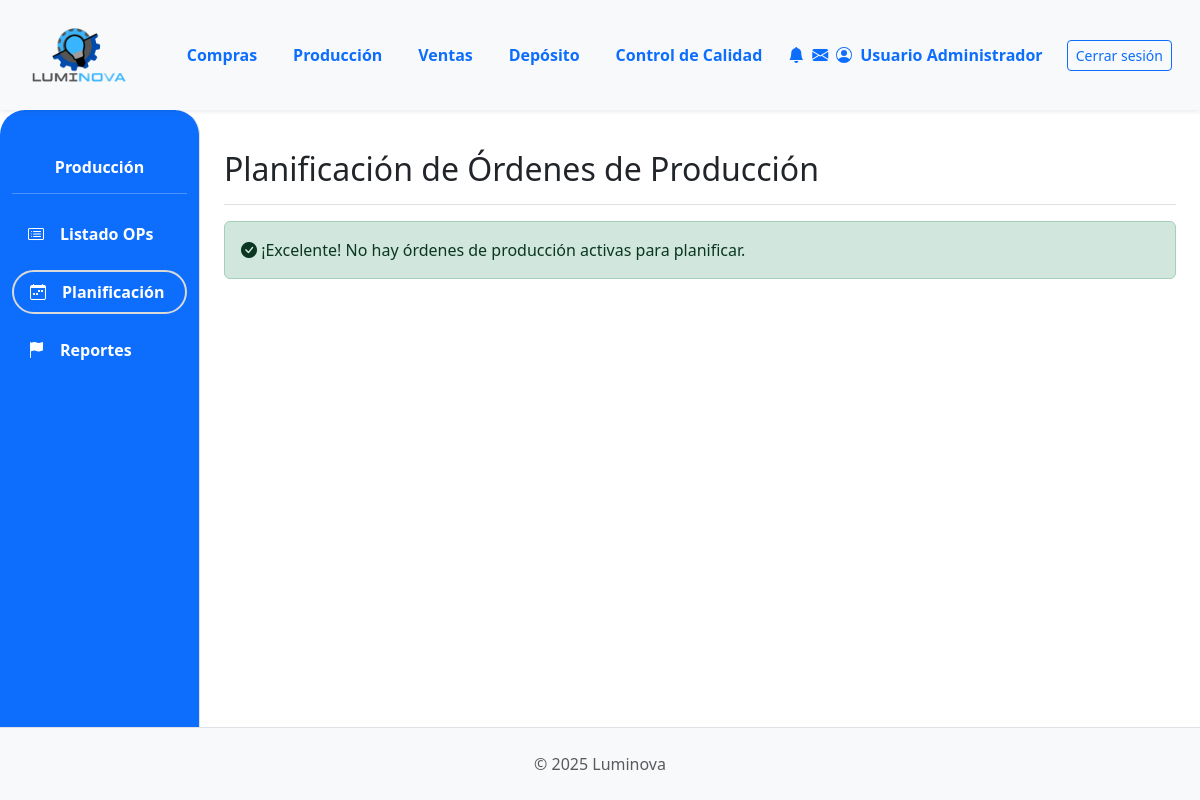
The page /produccion/planificacion/ (signed in) on the database as committed earlier.
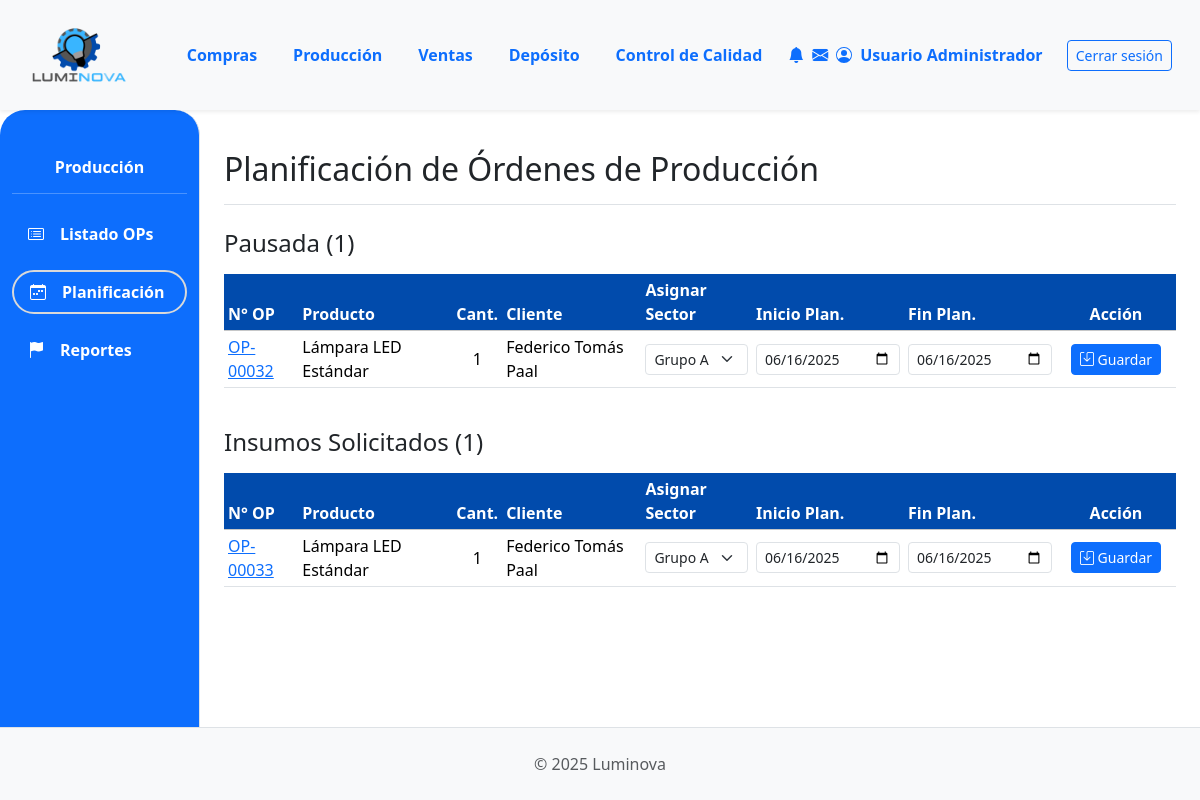
The same page on the database as committed later.
### App_LUMINOVA/models.py (models this page shows, shortened)
class EstadoOrden(
    models.Model
):  # Renombrar a EstadoOrdenProduccion o similar si es solo para OP
    nombre = models.CharField(
        max_length=50, unique=True
    )  # Ej: Pendiente, En Proceso, Terminado

class OrdenProduccion(models.Model):
    numero_op = models.CharField(
        max_length=20, unique=True, verbose_name="N° Orden de Producción"
    )  # Cambiado de numero_orden
    orden_venta_origen = models.ForeignKey(
        OrdenVenta,
        on_delete=models.SET_NULL,
        null=True,
        blank=True,
        related_name="ops_generadas",
    )
    producto_a_producir = models.ForeignKey(
        ProductoTerminado, on_delete=models.PROTECT, related_name="ordenes_produccion"
    )  # Cambiado related_name
    cantidad_a_producir = models.PositiveIntegerField()  # Cambiado de cantidad_prod
    estado_op = models.ForeignKey(
        EstadoOrden,
        on_delete=models.SET_NULL,
        null=True,
        blank=True,
        related_name="ops_estado",
    )
    estado_op = models.ForeignKey(
        EstadoOrden,
        on_delete=models.SET_NULL,
        null=True,
        blank=True,
        related_name="ops_estado",
    )  # Cambiado related_name
    fecha_solicitud = models.DateTimeField(default=timezone.now)  # Añadido
    fecha_inicio_real = models.DateTimeField(null=True, blank=True)
    fecha_inicio_planificada = models.DateField(
        null=True, blank=True
    )  # Cambiado de fecha_inicio
    fecha_fin_real = models.DateTimeField(null=True, blank=True)
    fecha_fin_planificada = models.DateField(null=True, blank=True)  # Añadido
    sector_asignado_op = models.ForeignKey(
        SectorAsignado,
        on_delete=models.SET_NULL,
        null=True,
        blank=True,
        related_name="ops_sector",
    )  # Cambiado related_name
    notas = models.TextField(null=True, blank=True, verbose_name="Notas")  # Añadido
    def get_estado_op_display(self):  # Nombre del método que estás intentando llamar
        if self.estado_op:
            return self.estado_op.nombre
        return "Sin Estado Asignado"

class ProductoTerminado(models.Model):
    descripcion = models.CharField(max_length=255)  # Aumentado max_length
    categoria = models.ForeignKey(
        CategoriaProductoTerminado,
        on_delete=models.PROTECT,
        related_name="productos_terminados",
    )
    precio_unitario = models.DecimalField(max_digits=10, decimal_places=2, default=0.00)
    stock = models.IntegerField(default=0)
    modelo = models.CharField(max_length=50, blank=True, null=True)
    potencia = models.IntegerField(blank=True, null=True)
    acabado = models.CharField(max_length=50, blank=True, null=True)
    color_luz = models.CharField(max_length=50, blank=True, null=True)
    material = models.CharField(max_length=50, blank=True, null=True)
    imagen = models.ImageField(null=True, blank=True, upload_to="productos_terminados/")

class OrdenVenta(models.Model):  # NUEVO: Específico para Ventas
    ESTADO_CHOICES = [
        ("PENDIENTE", "Pendiente Confirmación"),
        ("CONFIRMADA", "Confirmada (Esperando Producción)"),
        ("INSUMOS_SOLICITADOS", "Insumos Solicitados"),
        ("PRODUCCION_INICIADA", "Producción Iniciada"),
        ("PRODUCCION_CON_PROBLEMAS", "Producción con Problemas"),
        ("LISTA_ENTREGA", "Lista para Entrega"),
        ("COMPLETADA", "Completada/Entregada"),
        ("CANCELADA", "Cancelada"),
    ]
    numero_ov = models.CharField(
        max_length=20, unique=True, verbose_name="N° Orden de Venta"
    )
    cliente = models.ForeignKey(
        Cliente, on_delete=models.PROTECT, related_name="ordenes_venta"
    )
    fecha_creacion = models.DateTimeField(default=timezone.now)
    estado = models.CharField(
        max_length=50, choices=ESTADO_CHOICES, default="PENDIENTE"
    )
    total_ov = models.DecimalField(
        max_digits=12, decimal_places=2, default=0.00, verbose_name="Total OV"
    )
    notas = models.TextField(blank=True, null=True)

class Cliente(models.Model):
    nombre = models.CharField(max_length=150, unique=True)  # Aumentado max_length
    direccion = models.TextField(blank=True)
    telefono = models.CharField(max_length=25, blank=True)  # Aumentado max_length
    email = models.EmailField(unique=True, null=True, blank=True)

class SectorAsignado(
    models.Model
):  # También, si es para OP, `SectorProduccion` sería más claro.
    nombre = models.CharField(
        max_length=50, unique=True
    )  # Ej: Grupo A, Taller Principal

### App_LUMINOVA/views.py (the view, shortened to what this page needs)
# urls.py: path('produccion/planificacion/', planificacion_produccion_view, name='planificacion_produccion'),
@login_required
def planificacion_produccion_view(request):
    estados_finales = ['Completada', 'Cancelada']
    ops_para_planificar = OrdenProduccion.objects.exclude(
        estado_op__nombre__in=estados_finales
    ).select_related(
        'producto_a_producir', 'orden_venta_origen__cliente', 'estado_op', 'sector_asignado_op'
    ).order_by('estado_op__id', 'fecha_solicitud') # Ordenar por estado y luego por fecha
    sectores = SectorAsignado.objects.all().order_by('nombre')
    context = {
        'ops_para_planificar_list': ops_para_planificar,
        'sectores_list': sectores,
        'titulo_seccion': 'Planificación de Órdenes de Producción',
    }
    return render(request, 'produccion/planificacion.html', context)

### App_LUMINOVA/templates/produccion/planificacion.html (shortened to what this page needs)
{% extends 'padre.html' %}
{% load static %}
{% load django_bootstrap5 %}
{% block sidebar_content %}
    {% include 'produccion/produccion_sidebar.html' %}
{% endblock %}
{% block content %}
<div class="d-flex justify-content-between flex-wrap flex-md-nowrap align-items-center pt-3 pb-2 mb-3 border-bottom">
    <h1 class="h2">{{ titulo_seccion }}</h1>
</div>
{% regroup ops_para_planificar_list by get_estado_op_display as ops_por_estado %}
{% if ops_por_estado %}
    {% for estado_grupo in ops_por_estado %}
        <h4 class="mt-4 mb-3">{{ estado_grupo.grouper }} ({{ estado_grupo.list|length }})</h4>
        <div class="table-responsive">
            <table class="table table-sm table-hover align-middle">
                <thead class="table-light">
                    <tr>
                        <th style="background-color: #014BAC; color: white;">N° OP</th>
                        <th style="background-color: #014BAC; color: white;">Producto</th>
                        <th class="text-center" style="background-color: #014BAC; color: white;">Cant.</th>
                        <th style="background-color: #014BAC; color: white;">Cliente</th>
                        <th style="background-color: #014BAC; color: white;">Asignar Sector</th>
                        <th style="background-color: #014BAC; color: white;">Inicio Plan.</th>
                        <th style="background-color: #014BAC; color: white;">Fin Plan.</th>
                        <th class="text-center" style="width: 120px; background-color: #014BAC; color: white;">Acción</th>
                    </tr>
                </thead>
                <tbody>
                    {% for op in estado_grupo.list %}
                    <form method="post" action="{% url 'App_LUMINOVA:planificacion_produccion' %}">
                        <tr>
                            <td><a href="{% url 'App_LUMINOVA:produccion_detalle_op' op.id %}">{{ op.numero_op }}</a></td>
                            <td>{{ op.producto_a_producir.descripcion|truncatechars:25 }}</td>
                            <td class="text-center">{{ op.cantidad_a_producir }}</td>
                            <td>{{ op.orden_venta_origen.cliente.nombre|default_if_none:"N/A" }}</td>
                            <td>
                                <select name="sector_asignado_op" class="form-select form-select-sm">
                                    {% for sector in sectores_list %}
                                    <option value="{{ sector.id }}" {% if op.sector_asignado_op == sector %}selected{% endif %}>
                                        {{ sector.nombre }}
                                    </option>
                                    {% endfor %}
                                </select>
                            </td>
                            <td>
                                <input type="date" name="fecha_inicio_planificada" value="{{ op.fecha_inicio_planificada|date:'Y-m-d'|default:'' }}" class="form-control form-control-sm">
                            </td>
                            <td>
                                <input type="date" name="fecha_fin_planificada" value="{{ op.fecha_fin_planificada|date:'Y-m-d'|default:'' }}" class="form-control form-control-sm">
                            </td>
                            <td class="text-center">
                                <button type="submit" class="btn btn-primary btn-sm">
                                    <i class="bi bi-save"></i> Guardar
                                </button>
                            </td>
                        </tr>
                    </form>
                    {% endfor %}
                </tbody>
            </table>
        </div>
    {% endfor %}
{% else %}
    <div class="alert alert-success mt-3" role="alert">
        <i class="bi bi-check-circle-fill"></i> ¡Excelente! No hay órdenes de producción activas para planificar.
    </div>
{% endif %}
{% endblock %}

Rows that differ between the two databases and show on the page:
now on this page (row unchanged): EstadoOrden: grouper "Pausada"
added OrdenProduccion: numero_op "OP-00032", producto_a_producir.descripcion "Lámpara LED Estándar", cantidad_a_producir "1", orden_venta_origen.cliente.nombre "Federico Tomás Paal", sector_asignado_op "Grupo A", fecha_inicio_planificada "06/16/2025", fecha_fin_planificada "06/16/2025", shown under "Pausada"
now on this page (row unchanged): EstadoOrden: grouper "Insumos Solicitados"
added OrdenProduccion: numero_op "OP-00033", producto_a_producir.descripcion "Lámpara LED Estándar", cantidad_a_producir "1", orden_venta_origen.cliente.nombre "Federico Tomás Paal", sector_asignado_op "Grupo A", fecha_inicio_planificada "06/16/2025", fecha_fin_planificada "06/16/2025", shown under "Insumos Solicitados"
Other text that changed with them:
new list line: "( 1 ) N° OP Producto Cant. Cliente Asignar Sector Inicio Plan. Fin Plan. Acción"
text no longer shown: "¡Excelente! No hay órdenes de producción activas para planificar."
